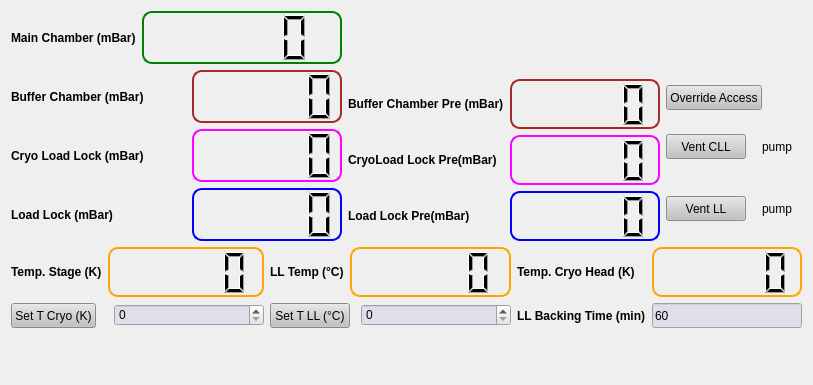
<?xml version="1.0" encoding="UTF-8"?>
<ui version="4.0">
    <class>Pumps_Vacuum</class>
    <widget class="QWidget" name="Pumps_Vacuum">
        <property name="geometry">
            <rect>
                <x>0</x>
                <y>0</y>
                <width>807</width>
                <height>385</height>
            </rect>
        </property>
        <property name="windowTitle">
            <string>Form</string>
        </property>
        <layout class="QGridLayout" name="gridLayout_9">
            <item row="0" column="0">
                <layout class="QVBoxLayout" name="verticalLayout">
                    <item>
                        <layout class="QGridLayout" name="gridLayout_4">
                            <item row="0" column="0" rowspan="2">
                                <layout class="QGridLayout" name="gridLayout">
                                    <item row="0" column="0">
                                        <widget class="QLabel" name="label_212">
                                            <property name="font">
                                                <font>
                                                    <bold>true</bold>
                                                </font>
                                            </property>
                                            <property name="text">
                                                <string>Main Chamber (mBar)</string>
                                            </property>
                                        </widget>
                                    </item>
                                    <item row="0" column="1" colspan="2">
                                        <widget class="QLCDNumber" name="vacuum_main">
                                            <property name="sizePolicy">
                                                <sizepolicy hsizetype="Preferred" vsizetype="Preferred">
                                                    <horstretch>0</horstretch>
                                                    <verstretch>0</verstretch>
                                                </sizepolicy>
                                            </property>
                                            <property name="minimumSize">
                                                <size>
                                                    <width>200</width>
                                                    <height>50</height>
                                                </size>
                                            </property>
                                            <property name="font">
                                                <font>
                                                    <pointsize>9</pointsize>
                                                </font>
                                            </property>
                                            <property name="styleSheet">
                                                <string notr="true">QLCDNumber{
                                                    border: 2px solid green;
                                                    border-radius: 10px;
                                                    padding: 0 8px;
                                    }
                                </string>
                                            </property>
                                        </widget>
                                    </item>
                                    <item row="1" column="0" colspan="2">
                                        <widget class="QLabel" name="label_211">
                                            <property name="font">
                                                <font>
                                                    <bold>true</bold>
                                                </font>
                                            </property>
                                            <property name="text">
                                                <string>Buffer Chamber (mBar)</string>
                                            </property>
                                        </widget>
                                    </item>
                                    <item row="1" column="2">
                                        <widget class="QLCDNumber" name="vacuum_buffer">
                                            <property name="sizePolicy">
                                                <sizepolicy hsizetype="Preferred" vsizetype="Preferred">
                                                    <horstretch>0</horstretch>
                                                    <verstretch>0</verstretch>
                                                </sizepolicy>
                                            </property>
                                            <property name="minimumSize">
                                                <size>
                                                    <width>150</width>
                                                    <height>50</height>
                                                </size>
                                            </property>
                                            <property name="font">
                                                <font>
                                                    <pointsize>8</pointsize>
                                                </font>
                                            </property>
                                            <property name="styleSheet">
                                                <string notr="true">QLCDNumber{
                                                    border: 2px solid brown;
                                                    border-radius: 10px;
                                                    padding: 0 8px;
                                            }
                                        </string>
                                            </property>
                                        </widget>
                                    </item>
                                    <item row="2" column="0" colspan="2">
                                        <widget class="QLabel" name="label_216">
                                            <property name="font">
                                                <font>
                                                    <bold>true</bold>
                                                </font>
                                            </property>
                                            <property name="text">
                                                <string>Cryo Load Lock (mBar)</string>
                                            </property>
                                        </widget>
                                    </item>
                                    <item row="2" column="2">
                                        <widget class="QLCDNumber" name="vacuum_cryo_load_lock">
                                            <property name="sizePolicy">
                                                <sizepolicy hsizetype="Preferred" vsizetype="Preferred">
                                                    <horstretch>0</horstretch>
                                                    <verstretch>0</verstretch>
                                                </sizepolicy>
                                            </property>
                                            <property name="minimumSize">
                                                <size>
                                                    <width>150</width>
                                                    <height>50</height>
                                                </size>
                                            </property>
                                            <property name="styleSheet">
                                                <string notr="true">QLCDNumber{
                                                    border: 2px solid magenta;
                                                    border-radius: 10px;
                                                    padding: 0 8px;
                                            }
                                        </string>
                                            </property>
                                        </widget>
                                    </item>
                                    <item row="3" column="0" colspan="2">
                                        <widget class="QLabel" name="label_210">
                                            <property name="font">
                                                <font>
                                                    <bold>true</bold>
                                                </font>
                                            </property>
                                            <property name="text">
                                                <string>Load Lock (mBar)</string>
                                            </property>
                                        </widget>
                                    </item>
                                    <item row="3" column="2">
                                        <widget class="QLCDNumber" name="vacuum_load_lock">
                                            <property name="sizePolicy">
                                                <sizepolicy hsizetype="Preferred" vsizetype="Preferred">
                                                    <horstretch>0</horstretch>
                                                    <verstretch>0</verstretch>
                                                </sizepolicy>
                                            </property>
                                            <property name="minimumSize">
                                                <size>
                                                    <width>150</width>
                                                    <height>50</height>
                                                </size>
                                            </property>
                                            <property name="styleSheet">
                                                <string notr="true">QLCDNumber{
                                                    border: 2px solid blue;
                                                    border-radius: 10px;
                                                    padding: 0 8px;
                                                    }
                                                </string>
                                            </property>
                                        </widget>
                                    </item>
                                </layout>
                            </item>
                            <item row="0" column="1">
                                <spacer name="horizontalSpacer">
                                    <property name="orientation">
                                        <enum>Qt::Horizontal</enum>
                                    </property>
                                    <property name="sizeHint" stdset="0">
                                        <size>
                                            <width>40</width>
                                            <height>20</height>
                                        </size>
                                    </property>
                                </spacer>
                            </item>
                            <item row="0" column="2">
                                <spacer name="verticalSpacer_2">
                                    <property name="orientation">
                                        <enum>Qt::Vertical</enum>
                                    </property>
                                    <property name="sizeHint" stdset="0">
                                        <size>
                                            <width>20</width>
                                            <height>40</height>
                                        </size>
                                    </property>
                                </spacer>
                            </item>
                            <item row="1" column="1" colspan="2">
                                <layout class="QGridLayout" name="gridLayout_2">
                                    <item row="0" column="0">
                                        <widget class="QLabel" name="label_214">
                                            <property name="font">
                                                <font>
                                                    <bold>true</bold>
                                                </font>
                                            </property>
                                            <property name="text">
                                                <string>Buffer Chamber Pre (mBar)</string>
                                            </property>
                                        </widget>
                                    </item>
                                    <item row="0" column="1">
                                        <widget class="QLCDNumber" name="vacuum_buffer_back">
                                            <property name="sizePolicy">
                                                <sizepolicy hsizetype="Preferred" vsizetype="Preferred">
                                                    <horstretch>0</horstretch>
                                                    <verstretch>0</verstretch>
                                                </sizepolicy>
                                            </property>
                                            <property name="minimumSize">
                                                <size>
                                                    <width>150</width>
                                                    <height>50</height>
                                                </size>
                                            </property>
                                            <property name="font">
                                                <font>
                                                    <pointsize>8</pointsize>
                                                </font>
                                            </property>
                                            <property name="styleSheet">
                                                <string notr="true">QLCDNumber{
                                                    border: 2px solid brown;
                                                            border-radius: 10px;
                                                            padding: 0 8px;
                                                            }
                                                </string>
                                            </property>
                                        </widget>
                                    </item>
                                    <item row="1" column="0">
                                        <widget class="QLabel" name="label_217">
                                            <property name="font">
                                                <font>
                                                    <bold>true</bold>
                                                </font>
                                            </property>
                                            <property name="text">
                                                <string>CryoLoad Lock Pre(mBar)</string>
                                            </property>
                                        </widget>
                                    </item>
                                    <item row="1" column="1">
                                        <widget class="QLCDNumber" name="vacuum_cryo_load_lock_back">
                                            <property name="sizePolicy">
                                                <sizepolicy hsizetype="Preferred" vsizetype="Preferred">
                                                    <horstretch>0</horstretch>
                                                    <verstretch>0</verstretch>
                                                </sizepolicy>
                                            </property>
                                            <property name="minimumSize">
                                                <size>
                                                    <width>150</width>
                                                    <height>50</height>
                                                </size>
                                            </property>
                                            <property name="styleSheet">
                                                <string notr="true">QLCDNumber{
                                                    border: 2px solid magenta;
                                                    border-radius: 10px;
                                                    padding: 0 8px;
                                                    }
                                        </string>
                                            </property>
                                        </widget>
                                    </item>
                                    <item row="2" column="0">
                                        <widget class="QLabel" name="label_213">
                                            <property name="font">
                                                <font>
                                                    <bold>true</bold>
                                                </font>
                                            </property>
                                            <property name="text">
                                                <string>Load Lock Pre(mBar)</string>
                                            </property>
                                        </widget>
                                    </item>
                                    <item row="2" column="1">
                                        <widget class="QLCDNumber" name="vacuum_load_lock_back">
                                            <property name="sizePolicy">
                                                <sizepolicy hsizetype="Preferred" vsizetype="Preferred">
                                                    <horstretch>0</horstretch>
                                                    <verstretch>0</verstretch>
                                                </sizepolicy>
                                            </property>
                                            <property name="minimumSize">
                                                <size>
                                                    <width>150</width>
                                                    <height>50</height>
                                                </size>
                                            </property>
                                            <property name="styleSheet">
                                                <string notr="true">QLCDNumber{
                                                    border: 2px solid blue;
                                                    border-radius: 10px;
                                                    padding: 0 8px;
                                                    }
                                                </string>
                                            </property>
                                        </widget>
                                    </item>
                                </layout>
                            </item>
                            <item row="1" column="3">
                                <layout class="QGridLayout" name="gridLayout_3">
                                    <item row="0" column="0" colspan="2">
                                        <widget class="QPushButton" name="superuser">
                                            <property name="sizePolicy">
                                                <sizepolicy hsizetype="Fixed" vsizetype="Fixed">
                                                    <horstretch>0</horstretch>
                                                    <verstretch>0</verstretch>
                                                </sizepolicy>
                                            </property>
                                            <property name="minimumSize">
                                                <size>
                                                    <width>0</width>
                                                    <height>25</height>
                                                </size>
                                            </property>
                                            <property name="styleSheet">
                                                <string notr="true">QPushButton{
                                                    background: rgb(193, 193, 193)
                                                    }
                                                </string>
                                            </property>
                                            <property name="text">
                                                <string>Override Access</string>
                                            </property>
                                        </widget>
                                    </item>
                                    <item row="1" column="0">
                                        <widget class="QPushButton" name="pump_cryo_load_lock_switch">
                                            <property name="sizePolicy">
                                                <sizepolicy hsizetype="Fixed" vsizetype="Fixed">
                                                    <horstretch>0</horstretch>
                                                    <verstretch>0</verstretch>
                                                </sizepolicy>
                                            </property>
                                            <property name="minimumSize">
                                                <size>
                                                    <width>0</width>
                                                    <height>25</height>
                                                </size>
                                            </property>
                                            <property name="styleSheet">
                                                <string notr="true">QPushButton{
                                                    background: rgb(193, 193, 193)
                                            }
                                        </string>
                                            </property>
                                            <property name="text">
                                                <string>Vent CLL</string>
                                            </property>
                                        </widget>
                                    </item>
                                    <item row="1" column="1">
                                        <widget class="QLabel" name="led_pump_cryo_load_lock">
                                            <property name="minimumSize">
                                                <size>
                                                    <width>50</width>
                                                    <height>50</height>
                                                </size>
                                            </property>
                                            <property name="maximumSize">
                                                <size>
                                                    <width>50</width>
                                                    <height>50</height>
                                                </size>
                                            </property>
                                            <property name="text">
                                                <string>pump</string>
                                            </property>
                                            <property name="alignment">
                                                <set>Qt::AlignCenter</set>
                                            </property>
                                        </widget>
                                    </item>
                                    <item row="2" column="0">
                                        <widget class="QPushButton" name="pump_load_lock_switch">
                                            <property name="sizePolicy">
                                                <sizepolicy hsizetype="Fixed" vsizetype="Fixed">
                                                    <horstretch>0</horstretch>
                                                    <verstretch>0</verstretch>
                                                </sizepolicy>
                                            </property>
                                            <property name="minimumSize">
                                                <size>
                                                    <width>0</width>
                                                    <height>25</height>
                                                </size>
                                            </property>
                                            <property name="styleSheet">
                                                <string notr="true">QPushButton{
                                                    background: rgb(193, 193, 193)
                                            }
                                        </string>
                                            </property>
                                            <property name="text">
                                                <string>Vent LL</string>
                                            </property>
                                        </widget>
                                    </item>
                                    <item row="2" column="1">
                                        <widget class="QLabel" name="led_pump_load_lock">
                                            <property name="minimumSize">
                                                <size>
                                                    <width>50</width>
                                                    <height>50</height>
                                                </size>
                                            </property>
                                            <property name="maximumSize">
                                                <size>
                                                    <width>50</width>
                                                    <height>50</height>
                                                </size>
                                            </property>
                                            <property name="text">
                                                <string>pump</string>
                                            </property>
                                            <property name="alignment">
                                                <set>Qt::AlignCenter</set>
                                            </property>
                                        </widget>
                                    </item>
                                </layout>
                            </item>
                        </layout>
                    </item>
                    <item>
                        <layout class="QGridLayout" name="gridLayout_8">
                            <item row="0" column="0">
                                <layout class="QGridLayout" name="gridLayout_6">
                                    <item row="0" column="0">
                                        <widget class="QLabel" name="label_215">
                                            <property name="font">
                                                <font>
                                                    <bold>true</bold>
                                                </font>
                                            </property>
                                            <property name="text">
                                                <string>Temp. Stage (K)</string>
                                            </property>
                                        </widget>
                                    </item>
                                    <item row="0" column="1" colspan="2">
                                        <widget class="QLCDNumber" name="temp_stage">
                                            <property name="sizePolicy">
                                                <sizepolicy hsizetype="Preferred" vsizetype="Preferred">
                                                    <horstretch>0</horstretch>
                                                    <verstretch>0</verstretch>
                                                </sizepolicy>
                                            </property>
                                            <property name="minimumSize">
                                                <size>
                                                    <width>150</width>
                                                    <height>50</height>
                                                </size>
                                            </property>
                                            <property name="styleSheet">
                                                <string notr="true">QLCDNumber{
                                                    border: 2px solid orange;
                                                    border-radius: 10px;
                                                    padding: 0 8px;
                                                    }
                                        </string>
                                            </property>
                                        </widget>
                                    </item>
                                    <item row="1" column="0" colspan="2">
                                        <widget class="QPushButton" name="set_temperature_cryo">
                                            <property name="sizePolicy">
                                                <sizepolicy hsizetype="Fixed" vsizetype="Fixed">
                                                    <horstretch>0</horstretch>
                                                    <verstretch>0</verstretch>
                                                </sizepolicy>
                                            </property>
                                            <property name="minimumSize">
                                                <size>
                                                    <width>0</width>
                                                    <height>25</height>
                                                </size>
                                            </property>
                                            <property name="styleSheet">
                                                <string notr="true">QPushButton{
                                                    background: rgb(193, 193, 193)
                                                    }
                                                </string>
                                            </property>
                                            <property name="text">
                                                <string>Set T Cryo (K)</string>
                                            </property>
                                        </widget>
                                    </item>
                                    <item row="1" column="2">
                                        <widget class="QSpinBox" name="target_tempreature_cryo">
                                            <property name="minimumSize">
                                                <size>
                                                    <width>150</width>
                                                    <height>0</height>
                                                </size>
                                            </property>
                                            <property name="maximumSize">
                                                <size>
                                                    <width>70</width>
                                                    <height>16777215</height>
                                                </size>
                                            </property>
                                            <property name="styleSheet">
                                                <string notr="true">QSpinBox{
                                                    background: rgb(223,223,233)
                                                    }
                                                </string>
                                            </property>
                                        </widget>
                                    </item>
                                </layout>
                            </item>
                            <item row="0" column="1">
                                <layout class="QGridLayout" name="gridLayout_5">
                                    <item row="0" column="0">
                                        <widget class="QLabel" name="label_219">
                                            <property name="font">
                                                <font>
                                                    <bold>true</bold>
                                                </font>
                                            </property>
                                            <property name="text">
                                                <string>LL Temp (°C)</string>
                                            </property>
                                        </widget>
                                    </item>
                                    <item row="0" column="1" colspan="2">
                                        <widget class="QLCDNumber" name="temp_ll">
                                            <property name="sizePolicy">
                                                <sizepolicy hsizetype="Preferred" vsizetype="Preferred">
                                                    <horstretch>0</horstretch>
                                                    <verstretch>0</verstretch>
                                                </sizepolicy>
                                            </property>
                                            <property name="minimumSize">
                                                <size>
                                                    <width>150</width>
                                                    <height>50</height>
                                                </size>
                                            </property>
                                            <property name="styleSheet">
                                                <string notr="true">QLCDNumber{
                                                    border: 2px solid orange;
                                                    border-radius: 10px;
                                                    padding: 0 8px;
                                                    }
                                                </string>
                                            </property>
                                        </widget>
                                    </item>
                                    <item row="1" column="0" colspan="2">
                                        <widget class="QPushButton" name="set_temperature_ll">
                                            <property name="sizePolicy">
                                                <sizepolicy hsizetype="Fixed" vsizetype="Fixed">
                                                    <horstretch>0</horstretch>
                                                    <verstretch>0</verstretch>
                                                </sizepolicy>
                                            </property>
                                            <property name="minimumSize">
                                                <size>
                                                    <width>0</width>
                                                    <height>25</height>
                                                </size>
                                            </property>
                                            <property name="styleSheet">
                                                <string notr="true">QPushButton{
                                                    background: rgb(193, 193, 193)
                                                    }
                                                </string>
                                            </property>
                                            <property name="text">
                                                <string>Set T LL (°C)</string>
                                            </property>
                                        </widget>
                                    </item>
                                    <item row="1" column="2">
                                        <widget class="QSpinBox" name="target_tempreature_ll">
                                            <property name="minimumSize">
                                                <size>
                                                    <width>150</width>
                                                    <height>0</height>
                                                </size>
                                            </property>
                                            <property name="maximumSize">
                                                <size>
                                                    <width>70</width>
                                                    <height>16777215</height>
                                                </size>
                                            </property>
                                            <property name="styleSheet">
                                                <string notr="true">QSpinBox{
                                                    background: rgb(223,223,233)
                                                    }
                                                </string>
                                            </property>
                                        </widget>
                                    </item>
                                </layout>
                            </item>
                            <item row="0" column="2">
                                <layout class="QGridLayout" name="gridLayout_7">
                                    <item row="0" column="0">
                                        <widget class="QLabel" name="label_218">
                                            <property name="font">
                                                <font>
                                                    <bold>true</bold>
                                                </font>
                                            </property>
                                            <property name="text">
                                                <string>Temp. Cryo Head (K)</string>
                                            </property>
                                        </widget>
                                    </item>
                                    <item row="0" column="1">
                                        <widget class="QLCDNumber" name="temp_cryo_head">
                                            <property name="sizePolicy">
                                                <sizepolicy hsizetype="Preferred" vsizetype="Preferred">
                                                    <horstretch>0</horstretch>
                                                    <verstretch>0</verstretch>
                                                </sizepolicy>
                                            </property>
                                            <property name="minimumSize">
                                                <size>
                                                    <width>150</width>
                                                    <height>50</height>
                                                </size>
                                            </property>
                                            <property name="styleSheet">
                                                <string notr="true">QLCDNumber{
                                                    border: 2px solid orange;
                                                    border-radius: 10px;
                                                    padding: 0 8px;
                                                    }
                                                </string>
                                            </property>
                                        </widget>
                                    </item>
                                    <item row="1" column="0">
                                        <widget class="QLabel" name="label_220">
                                            <property name="font">
                                                <font>
                                                    <bold>true</bold>
                                                </font>
                                            </property>
                                            <property name="text">
                                                <string>LL Backing Time (min)</string>
                                            </property>
                                        </widget>
                                    </item>
                                    <item row="1" column="1">
                                        <widget class="QLineEdit" name="ll_baking_time">
                                            <property name="sizePolicy">
                                                <sizepolicy hsizetype="Minimum" vsizetype="Minimum">
                                                    <horstretch>0</horstretch>
                                                    <verstretch>0</verstretch>
                                                </sizepolicy>
                                            </property>
                                            <property name="minimumSize">
                                                <size>
                                                    <width>0</width>
                                                    <height>0</height>
                                                </size>
                                            </property>
                                            <property name="styleSheet">
                                                <string notr="true">QLineEdit{
                                    background: rgb(223,223,233)
                                    }
                                </string>
                                            </property>
                                            <property name="text">
                                                <string>60</string>
                                            </property>
                                        </widget>
                                    </item>
                                </layout>
                            </item>
                            <item row="1" column="0" colspan="3">
                                <widget class="QLabel" name="Error">
                                    <property name="minimumSize">
                                        <size>
                                            <width>600</width>
                                            <height>30</height>
                                        </size>
                                    </property>
                                    <property name="font">
                                        <font>
                                            <pointsize>13</pointsize>
                                            <bold>true</bold>
                                            <strikeout>false</strikeout>
                                        </font>
                                    </property>
                                    <property name="text">
                                        <string>&lt;html&gt;&lt;head/&gt;&lt;body&gt;&lt;p&gt;&lt;br/&gt;&lt;/p&gt;&lt;/body&gt;&lt;/html&gt;</string>
                                    </property>
                                    <property name="alignment">
                                        <set>Qt::AlignCenter</set>
                                    </property>
                                    <property name="textInteractionFlags">
                                        <set>Qt::LinksAccessibleByMouse</set>
                                    </property>
                                </widget>
                            </item>
                        </layout>
                    </item>
                </layout>
            </item>
        </layout>
    </widget>
    <tabstops>
        <tabstop>set_temperature_cryo</tabstop>
        <tabstop>target_tempreature_cryo</tabstop>
        <tabstop>set_temperature_ll</tabstop>
        <tabstop>target_tempreature_ll</tabstop>
        <tabstop>ll_baking_time</tabstop>
        <tabstop>pump_load_lock_switch</tabstop>
        <tabstop>pump_cryo_load_lock_switch</tabstop>
        <tabstop>superuser</tabstop>
    </tabstops>
    <resources/>
    <connections/>
</ui>
